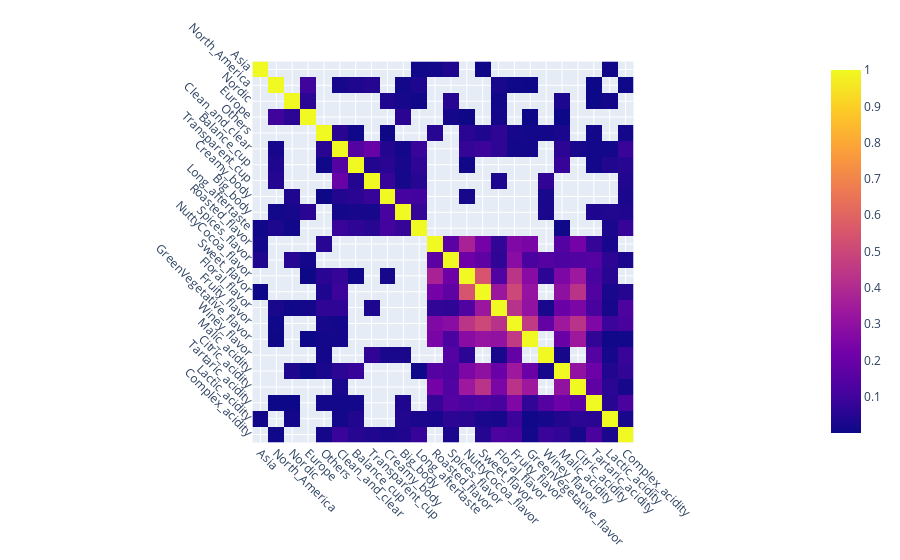

The notebook cell saved with this chart:
### Code cell
buyer_flavor = buyer_col + flavor_col
corr = data[buyer_flavor].corr()
corr = corr[(corr > 0)]
fig = px.imshow(corr)
# rotate the labels
fig.update_xaxes(tickangle=45)
fig.update_yaxes(tickangle=45)
fig.show()

### Figure 1 — Plotly figure (JSON) as saved in the notebook; plotly's stock layout.template omitted (floating-point values rounded to 4 significant figures; data arrays with more than 128 entries replaced by an {"elided": "..."} marker saying what was removed)
{"data": [{"coloraxis": "coloraxis", "hovertemplate": "x: %{x}<br>y: %{y}<br>color: %{z}<extra></extra>", "name": "0", "type": "heatmap", "x": ["Asia", "North_America", "Nordic", "Europe", "Others", "Clean_and_clear", "Balance_cup", "Transparent_cup", "Creamy_body", "Big_body", "Long_aftertaste", "Roasted_flavor", "Spices_flavor", "NuttyCocoa_flavor", "Sweet_flavor", "Floral_flavor", "Fruity_flavor", "GreenVegetative_flavor", "Winey_flavor", "Malic_acidity", "Citric_acidity", "Tartaric_acidity", "Lactic_acidity", "Complex_acidity"], "xaxis": "x", "y": ["Asia", "North_America", "Nordic", "Europe", "Others", "Clean_and_clear", "Balance_cup", "Transparent_cup", "Creamy_body", "Big_body", "Long_aftertaste", "Roasted_flavor", "Spices_flavor", "NuttyCocoa_flavor", "Sweet_flavor", "Floral_flavor", "Fruity_flavor", "GreenVegetative_flavor", "Winey_flavor", "Malic_acidity", "Citric_acidity", "Tartaric_acidity", "Lactic_acidity", "Complex_acidity"], "yaxis": "y", "z": {"elided": "24x24 float values"}}], "layout": {"coloraxis": {"colorscale": [[0, "#0d0887"], [0.1111, "#46039f"], [0.2222, "#7201a8"], [0.3333, "#9c179e"], [0.4444, "#bd3786"], [0.5556, "#d8576b"], [0.6667, "#ed7953"], [0.7778, "#fb9f3a"], [0.8889, "#fdca26"], [1, "#f0f921"]]}, "margin": {"t": 60}, "xaxis": {"anchor": "y", "constrain": "domain", "domain": [0, 1], "scaleanchor": "y", "tickangle": 45}, "yaxis": {"anchor": "x", "autorange": "reversed", "constrain": "domain", "domain": [0, 1], "tickangle": 45}}}
